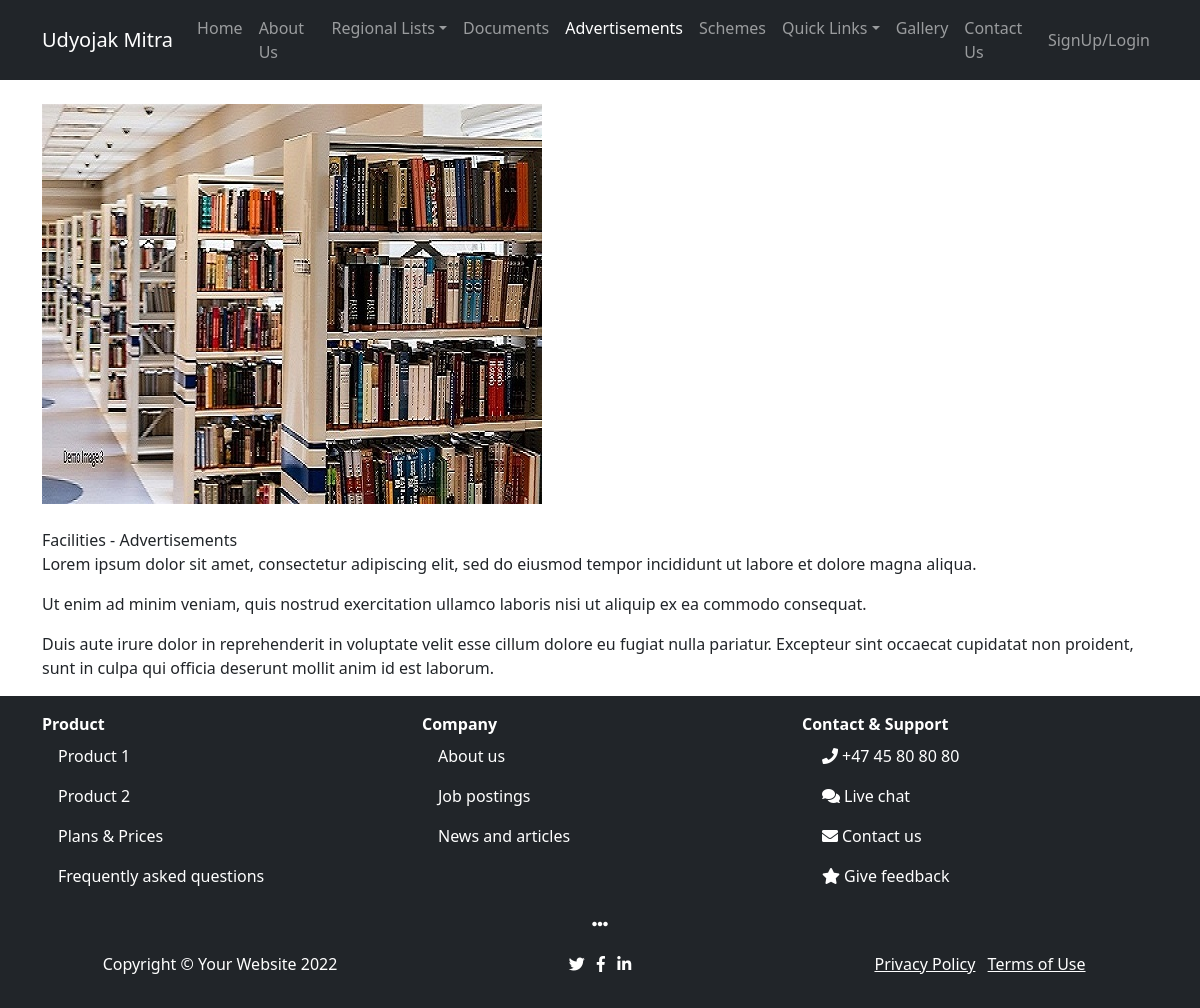
Screenshot of /Advertisements/3 with the database file from the repository.
### app/models.py (models this page shows)
class Advertisements(models.Model):
    title = models.CharField(max_length=1000, default="Document")
    image = models.ImageField(upload_to='Advertisements/images/')
    pageContent = models.TextField()
    document4 = models.FileField(upload_to='Advertisements/Documents/', blank=True)
    uploaded_at = models.DateTimeField(auto_now_add=True)

### app/views.py (the view)
# urls.py: path('Advertisements/<id>',views.IndexAdvertisements,name='IndexAdvertisements'),
def IndexAdvertisements(request, id):
    ms = M_Advertisements.objects.get(id=id)
    return render(request, 'app/PageView.html',{"rootUrl":rootUrl,'ms':ms,'Advertisements':'Advertisements'})

### app/templates/app/PageView.html (shortened to what this page needs)
{% extends 'base.html' %}
{% block content %}
{% if ms %}
<div class="my-4"><img src="{{rootUrl}}{{ms.image.url}}" class="img-fluid" alt=""></div>
{{ms.title}}
{{ms.pageContent|safe}}
{% else %}
<p>No Content Found</p>
{% endif %}
{% endblock content %}

### rows the page displays
Advertisements: image (picture), title "Facilities - Advertisements", pageContent "Lorem ipsum dolor sit amet, consectetur adipiscing elit, sed do eiusmod tempor incididunt ut labore et dolore magna aliqua. Ut enim ad minim veniam, quis nostrud exercitation ullamco laboris nisi ut aliquip ex ea commodo consequat. Duis aute irure dolor in reprehenderit in voluptate velit esse cillum dolore eu fugiat nulla pariatur. Excepteur sint occaecat cupidatat non proident, sunt in culpa qui officia deserunt mollit anim id est laborum."
